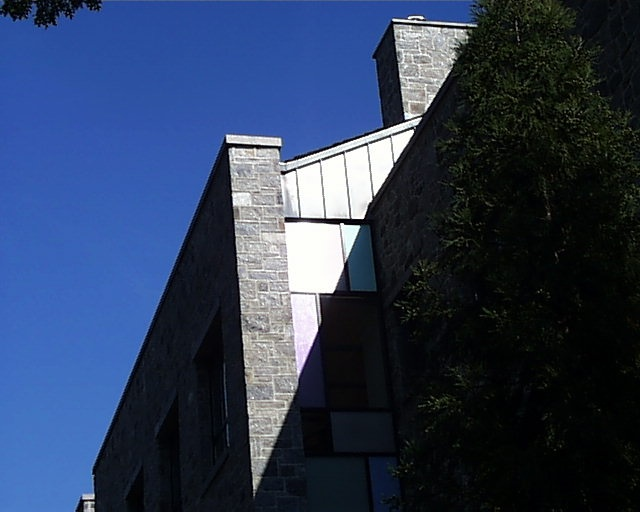
//> input picture Project Files/Basic Extension/E1Image2.jpg, 640 x 512 px, given in place of pic.0851.jpg, which was not available
$ ./GaborFilterExtension 'Basic Extension/'   (built with g++ and OpenCV 4)
//> lines starting //> are read from the running program, lines starting //| are printed output that depends on the picture; pictures that were not available may be replaced by others from this repository, and a replacement may not be noted
### Project Files/myfunctions.cpp
// Project 2 of CS 5330: Pattern Recognition and Computer Vision
// Created by Dhruvil Parikh

#include <iostream>

#include <cstdio>
#include <cstring>
#include <cstdlib>
#include <dirent.h>

#include <opencv2/opencv.hpp>
#include <opencv2/core.hpp>
#include <opencv2/imgproc.hpp>
#include <opencv2/highgui.hpp>

using namespace std;
using namespace cv;

// [290 lines left out: functions sortPairedVector, MatchingResult, applyHorizontalSobelX, applyVerticalSobelX, sobelX3x3, applyHorizontalSobelY and 9 more, not called in this run]

void getRGBHistFeature3D(Mat &src, int nBins, float *featureHist)
{

    int r = 0, g = 0, b = 0, i = 0, j = 0;
    int divisor = 256 / nBins;
    float coeff = src.rows * src.cols;
    float sum = 0;

    for (i = 0; i < src.rows; i++)
    {
        for (j = 0; j < src.cols; j++)
        {

            r = src.at<Vec3b>(i, j)[2] / divisor;
            g = src.at<Vec3b>(i, j)[1] / divisor;
            b = src.at<Vec3b>(i, j)[0] / divisor;
            featureHist[r * nBins * nBins + g * nBins + b]++;
        }
    }

    for (i = 0; i < nBins * nBins * nBins; i++)
    {
        featureHist[i] = featureHist[i] / coeff;
    }
}

// [45 lines left out: functions histogramIntersection, histogramIntersection2D, not called in this run]

float histogramIntersection3D(float *featureHist1, float *featureHist2, int Hsize)
{

    int i = 0, j = 0;
    float sum = 0;
    float distance = 0;

    for (i = 0; i < Hsize * Hsize * Hsize; i++)
    {
        sum = (featureHist1[i] > featureHist2[i] ? featureHist2[i] : featureHist1[i]);
        distance += sum;
    }

    distance = 1 - distance;

    return distance;
}

// [360 lines left out: functions sumSquaredDiff3D, histogramMatching, histogramMatching3D, splitImage, multiHistogramMatching3D, readFiles, not called in this run]

### Project Files/GaborFilterExtension.cpp
#include "myfunctions.hpp"

int main (int argc, char*  argv[]) {

// #######################################STARTS#################################################################################
    char dirname[256];
    char buffer[256];
    FILE *fp;
    DIR *dirp;
    struct dirent *dp;
    int i;

    // Check for Sufficient Arguments
    if( argc < 2) {
    printf("Usage: %s <directory path>\n", argv[0]);
    exit(-1);
    }

    // Get the Directory Path
    strcpy(dirname, argv[1]);
    printf("Processing Directory %s\n", dirname );

    // Open the Directory
    dirp = opendir( dirname );
    if( dirp == NULL) {
    printf("Cannot Open Directory %s\n", dirname);
    exit(-1);
    }
// ################################################STOPS########################################################################

    string target_image = "olympus/pic.0851.jpg";

    Mat src;
    Mat temp;
    Mat result_images;
    Mat filter_gabor;
    src = imread(target_image, IMREAD_COLOR);
//> src is the input picture: 512 rows x 640 cols, CV_8UC3; mean B, G, R 87.9, 59.7, 44.8

    Mat src_gabor;
    src.copyTo(src_gabor);

    Mat temp_gabor;

    int N = 4;

    vector<pair<string, float>> distance_metric;

    int Hsize = 8;
    float distance;

    // Initialize 3D array for computing 3D RGB Histogram for target image:
    float *feature_src_3DHist_gabor = new float [Hsize*Hsize*Hsize];
    // Initializing the data to all zeros:
    for(int i = 0; i < Hsize*Hsize*Hsize; i++) {
        feature_src_3DHist_gabor[i] = 0;
    }

    // Initialize 3D array for computing 3D RGB Histogram for temporary image:
    float *feature_temp_3DHist_gabor = new float [Hsize*Hsize*Hsize];
    // Initializing the data to all zeros:
    for(int i = 0; i < Hsize*Hsize*Hsize; i++) {
        feature_temp_3DHist_gabor[i] = 0;
    }

    int ker_size = 9;
    double sig = 5, lmd = 4, gamma = 0.04, psi = CV_PI/4;
    double theta[] = {0,CV_PI/12,CV_PI/4,CV_PI/2,-CV_PI/4,-CV_PI/12};

    int cnt = sizeof(theta)/sizeof(theta[0]);

    for(int i=0; i<cnt; i++) {
        filter_gabor = getGaborKernel(Size(ker_size,ker_size), sig, theta[i],lmd,gamma,psi,CV_32F);
        filter2D(src, src_gabor, CV_32F, filter_gabor);
    }
//> this loop made 6 passes
//> pass 1, `filter2D(src, src_gabor, CV_32F, filter_gabor);`:
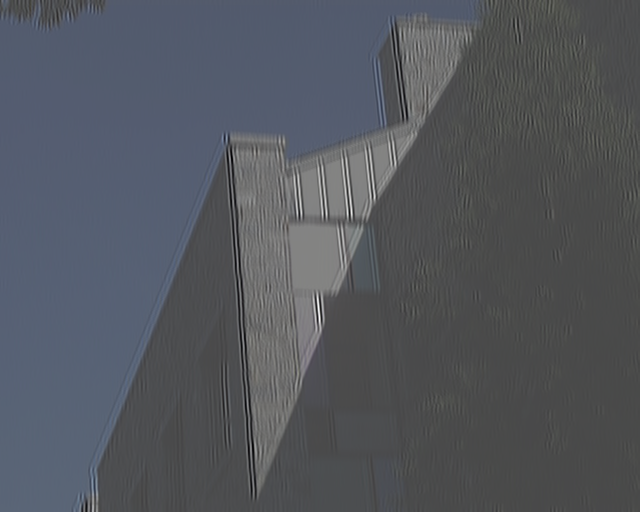
//> src_gabor: 512 rows x 640 cols, CV_32FC3; mean B, G, R 344.1, 232.7, 174.1; drawn with min black and max white
//> pass 2, `filter2D(src, src_gabor, CV_32F, filter_gabor);`:
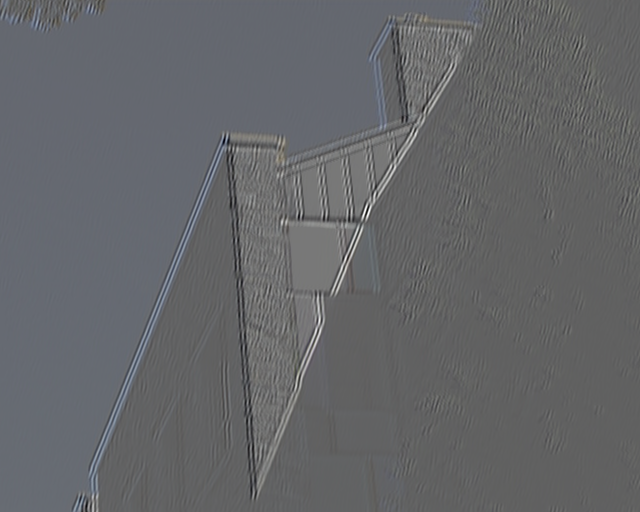
//> src_gabor: 512 rows x 640 cols, CV_32FC3; mean B, G, R 92.5, 62.2, 46.3; drawn with min black and max white
//> pass 3, `filter2D(src, src_gabor, CV_32F, filter_gabor);`:
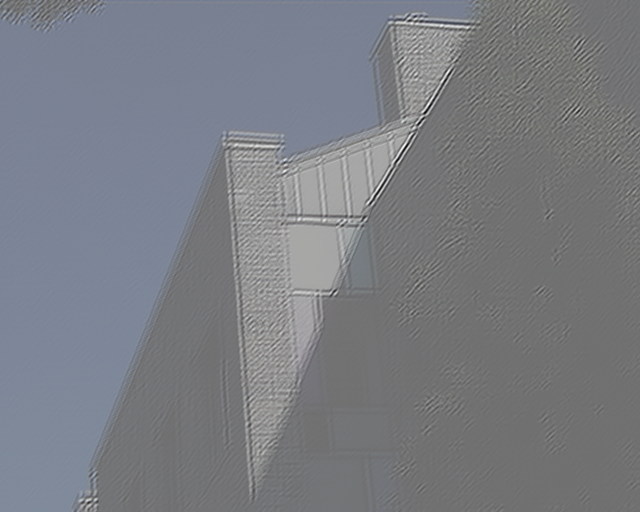
//> src_gabor: 512 rows x 640 cols, CV_32FC3; mean B, G, R 164.8, 112, 84.1; drawn with min black and max white
//> after the loop:
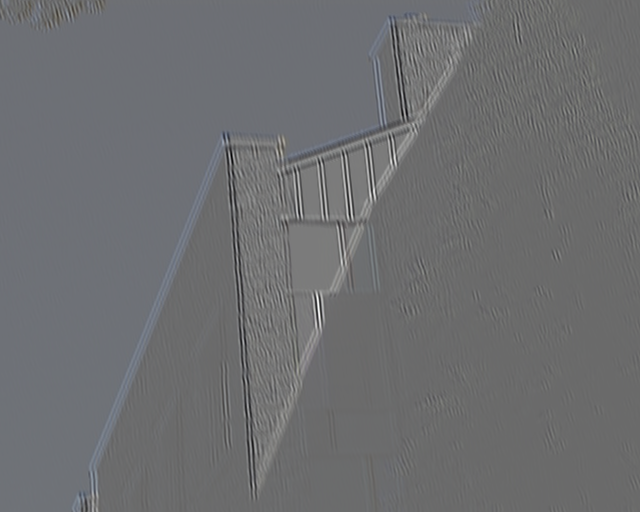
//> src_gabor: 512 rows x 640 cols, CV_32FC3; mean B, G, R 93.8, 62.8, 46.7; drawn with min black and max white

    // imshow("gabor", src_gabor);
    // waitKey();

    // Get rgb histogram for source image:
    getRGBHistFeature3D(src_gabor, Hsize, feature_src_3DHist_gabor);
//> the loop in getRGBHistFeature3D, `for (i = 0; i < src.rows; i++)` made 512 passes
//> (g, b) on passes 1 to 3: (1, 7), (2, 6), (3, 6)
//> after the loop in getRGBHistFeature3D, `for (i = 0; i < src.rows; i++)`: r = 2; g = 0; b = 2

// ################################################STARTS########################################################################
    // Loop over all the files in the image file listing
    while( (dp = readdir(dirp)) != NULL ) {

        // Check if the file is an image
        if( strstr(dp->d_name, ".jpg") || strstr(dp->d_name, ".png") ||	strstr(dp->d_name, ".ppm") || strstr(dp->d_name, ".tif") ) {

            // printf("Processing Image File: %s\n", dp->d_name);

            // build the overall filename
            strcpy(buffer, dirname);
            strcat(buffer, "/");
            strcat(buffer, dp->d_name);
// ################################################STOPS########################################################################

            // MY CODE STARTS FROM HERE

            temp = imread(buffer, IMREAD_COLOR);
            temp.copyTo(temp_gabor);

            for(int i=0; i<cnt; i++) {
                filter_gabor = getGaborKernel(Size(ker_size,ker_size), sig, theta[i],lmd,gamma,psi,CV_32F);
                filter2D(temp, temp_gabor, CV_32F, filter_gabor);
            }

            // Get the rgb chromaticity histogram feature from the Image:
            getRGBHistFeature3D(temp_gabor, Hsize, feature_temp_3DHist_gabor);

            // Compute the Histogram Intersection between two feature vectors:
            distance = histogramIntersection3D(feature_src_3DHist_gabor, feature_temp_3DHist_gabor, Hsize);

            // cout << distance << endl;
            distance_metric.push_back({buffer, distance});

            // MY CODE ENDS HERE

// ################################################STARTS########################################################################
            // printf("Full Path Name: %s\n", buffer);
            // break;

        }
    }
//> pass 2 of the loop `while( (dp = readdir(dirp)) != NULL )`:
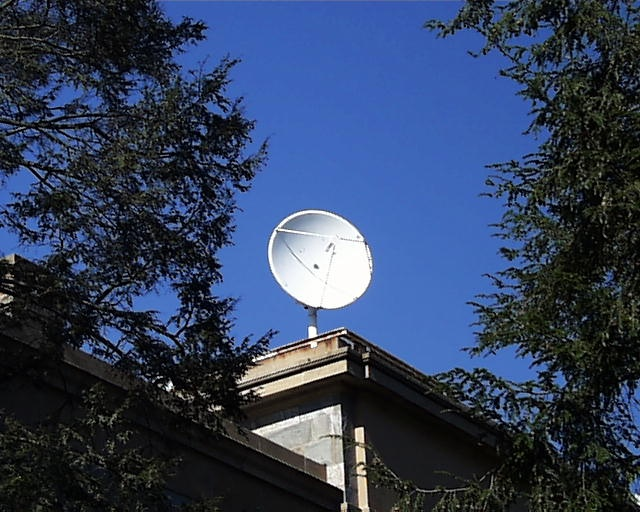
//> input picture Project Files/Basic Extension/E1Image1.jpg, 640 x 512 px
//> temp is the input picture: 512 rows x 640 cols, CV_8UC3; mean B, G, R 91.7, 63.7, 49.4
//> the loop `for(int i=0; i<cnt; i++)` made 6 passes
//> pass 1, `filter2D(temp, temp_gabor, CV_32F, filter_gabor);`:
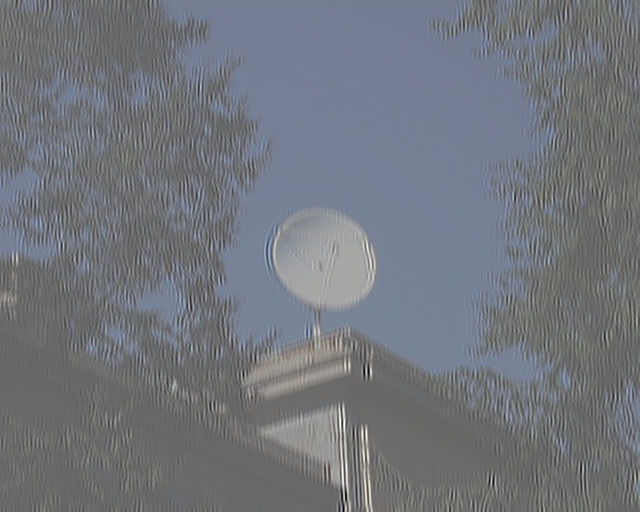
//> temp_gabor: 512 rows x 640 cols, CV_32FC3; mean B, G, R 353.6, 245.7, 190.4; drawn with min black and max white
//> after the loop `for(int i=0; i<cnt; i++)`:
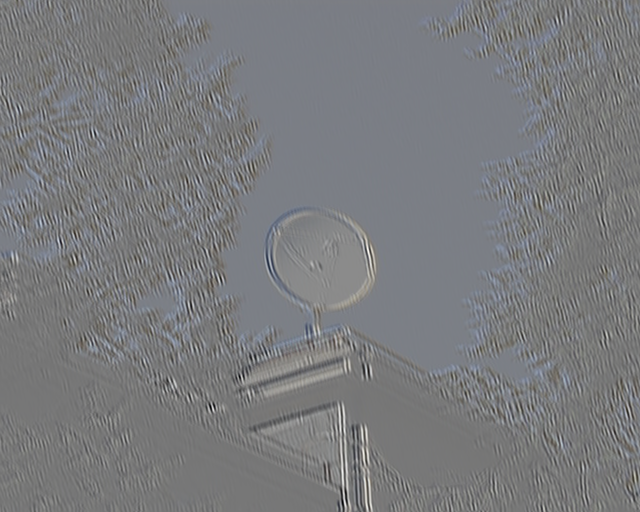
//> temp_gabor: 512 rows x 640 cols, CV_32FC3; mean B, G, R 94.1, 65.1, 50.4; drawn with min black and max white
//> the loop in getRGBHistFeature3D (call 2), `for (i = 0; i < src.rows; i++)` made 512 passes
//> (r, g, b) on passes 1 to 3: (2, 7, 3), (2, 0, 7), (2, 0, 0)
//> the loop in histogramIntersection3D, `for (i = 0; i < Hsize * Hsize * Hsize; i++)` made 512 passes
//> (sum, distance) on passes 1 to 3: (0.000281, 0.000281), (0.000183, 0.000464), (0.00322, 0.00368)
//> after the loop in histogramIntersection3D, `for (i = 0; i < Hsize * Hsize * Hsize; i++)`: distance = 0.602
//> in histogramIntersection3D, `distance = 1 - distance;`: distance = 0.398
//> distance_metric = 1 item
//> pass 3 of the loop `while( (dp = readdir(dirp)) != NULL )`:
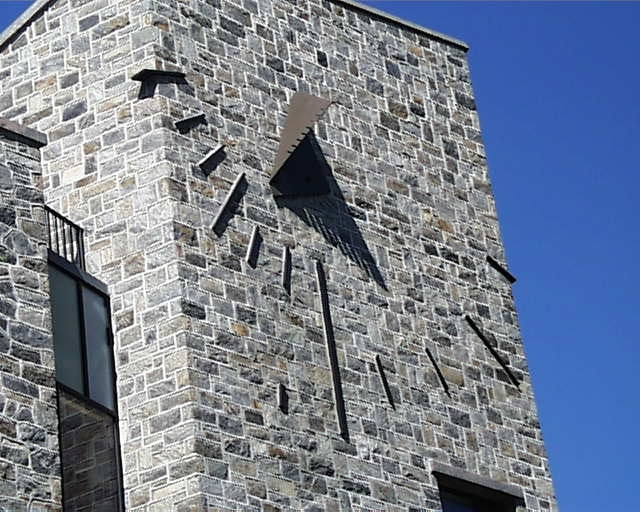
//> input picture Project Files/Basic Extension/E1Image3.jpg, 640 x 512 px
//> temp is the input picture: 512 rows x 640 cols, CV_8UC3; mean B, G, R 146, 128.1, 118
//> the loop `for(int i=0; i<cnt; i++)` made 6 passes
//> pass 2, `filter2D(temp, temp_gabor, CV_32F, filter_gabor);`:
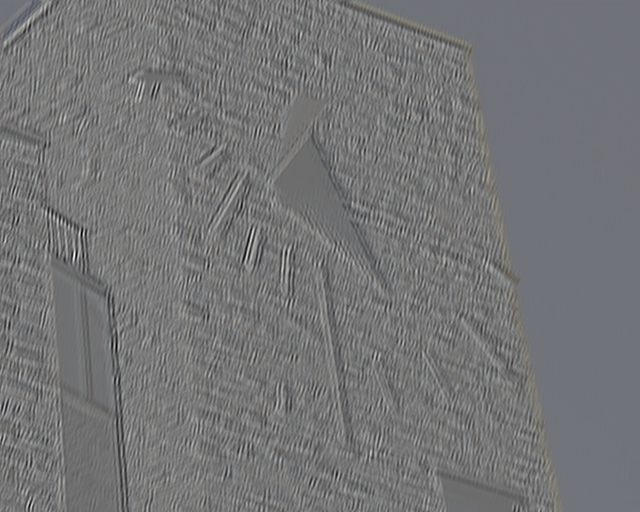
//> temp_gabor: 512 rows x 640 cols, CV_32FC3; mean B, G, R 146.7, 130.5, 121.3; drawn with min black and max white
//> pass 3, `filter2D(temp, temp_gabor, CV_32F, filter_gabor);`:
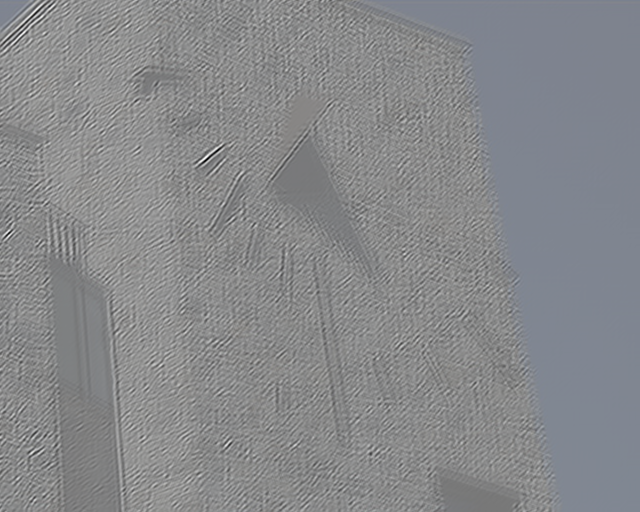
//> temp_gabor: 512 rows x 640 cols, CV_32FC3; mean B, G, R 275.2, 241.2, 222.2; drawn with min black and max white
//> the loop in histogramIntersection3D (call 2), `for (i = 0; i < Hsize * Hsize * Hsize; i++)` made 512 passes
//> (sum, distance) on passes 1 to 3: (0.000281, 0.000281), (0.000183, 0.000464), (0.00351, 0.00397)
//> the loop made 6 passes; the first 3 are shown
//> (the run ends here: the program crashes, at `distance_metric.push_back({buffer, distance});`)
